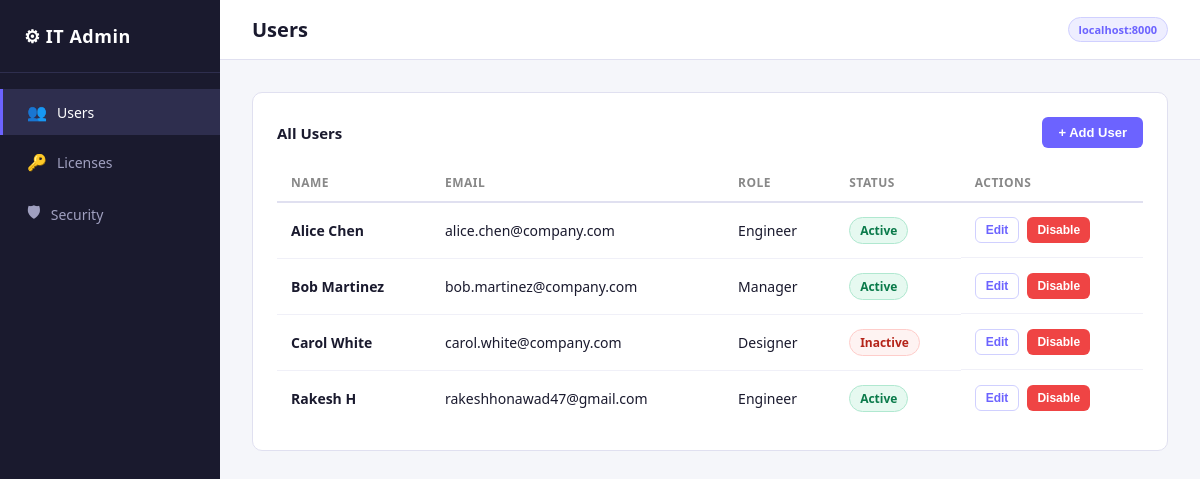
/users, run on an earlier commit of the app's database.
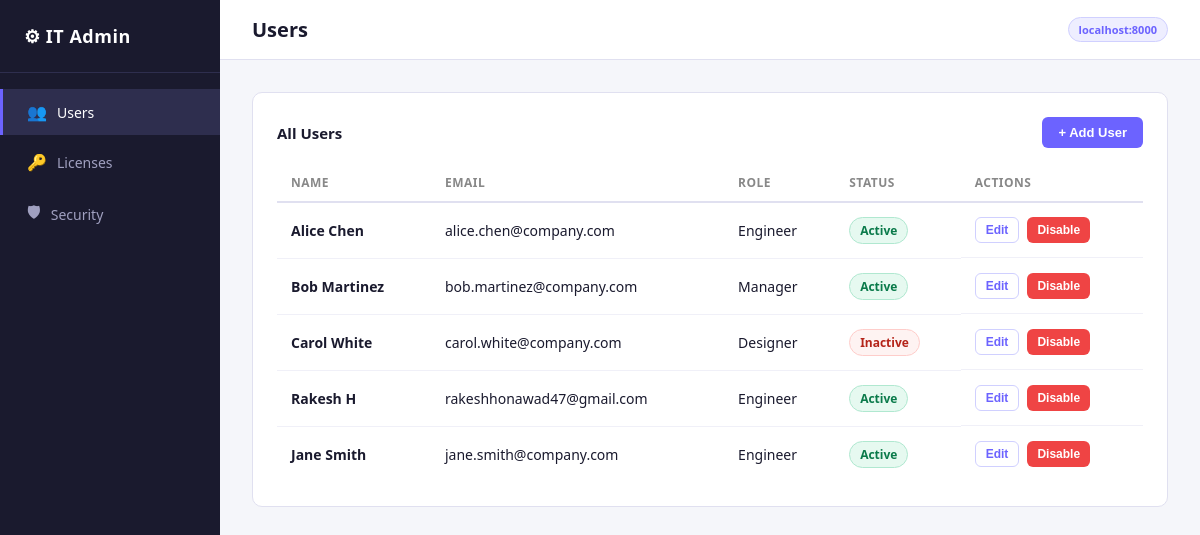
And on a later commit of the database.
### app/models.py (models this page shows)
class User(SQLModel, table=True):
    id: Optional[int] = Field(default=None, primary_key=True)
    name: str
    email: str
    role: str = "Engineer"
    status: str = "active"  # active | inactive | pending

### app/main.py (the view)
@app.get("/", response_class=HTMLResponse)
@app.get("/users", response_class=HTMLResponse)
async def users(request: Request, session: Session = Depends(get_session)):
    all_users = session.exec(select(User)).all()
    return templates.TemplateResponse("users.html", {"request": request, "users": all_users})

### app/templates/users.html (shortened to what this page needs)
{% extends "base.html" %}
{% set active = "users" %}
{% block page_title %}Users{% endblock %}
{% block content %}
<div class="card">
  <div style="display:flex; justify-content:space-between; align-items:center; margin-bottom:16px;">
    <span class="card-title" style="margin:0;">All Users</span>
    <button class="btn btn-primary" id="btn-add-user">+ Add User</button>
  </div>
  <table id="users-table">
    <thead>
      <tr>
        <th>Name</th>
        <th>Email</th>
        <th>Role</th>
        <th>Status</th>
        <th>Actions</th>
      </tr>
    </thead>
    <tbody>
      {% for user in users %}
      <tr data-user-id="{{ user.id }}">
        <td><strong>{{ user.name }}</strong></td>
        <td>{{ user.email }}</td>
        <td>{{ user.role }}</td>
        <td>
          {% if user.status == "active" %}
            <span class="badge badge-active">Active</span>
          {% elif user.status == "inactive" %}
            <span class="badge badge-inactive">Inactive</span>
          {% else %}
            <span class="badge badge-pending">Pending</span>
          {% endif %}
        </td>
        <td style="display:flex; gap:8px;">
          <button class="btn btn-ghost btn-sm">Edit</button>
          <button class="btn btn-danger btn-sm btn-disable" data-id="{{ user.id }}">Disable</button>
        </td>
      </tr>
      {% else %}
      <tr><td colspan="5" style="text-align:center; color:#aaa; padding:32px;">No users found.</td></tr>
      {% endfor %}
    </tbody>
  </table>
</div>
{% endblock %}

### app/templates/base.html (shortened to what this page needs)
<!DOCTYPE html>
<html lang="en">
<head>
</head>
<body>
  <aside class="sidebar">
    <div class="logo">⚙ IT Admin</div>
    <nav>
      <a href="/users"    class="{% if active == 'users'    %}active{% endif %}"><span class="icon">👥</span> Users</a>
      <a href="/licenses" class="{% if active == 'licenses' %}active{% endif %}"><span class="icon">🔑</span> Licenses</a>
      <a href="/security" class="{% if active == 'security' %}active{% endif %}"><span class="icon">🛡</span> Security</a>
    </nav>
  </aside>
  <div class="main">
    <div class="topbar">
      <h1>{% block page_title %}Dashboard{% endblock %}</h1>
      <span class="badge-env">localhost:8000</span>
    </div>
    <div class="content">
      {% block content %}{% endblock %}
    </div>
  </div>
</body>
</html>

### app/templates/base.html (style rules this page uses)
*, *::before, *::after { box-sizing: border-box; margin: 0; padding: 0; }
body { font-family: 'Segoe UI', system-ui, sans-serif; background: #f5f6fa; color: #1a1a2e; display: flex; min-height: 100vh; }
.sidebar { width: 220px; background: #1a1a2e; color: #fff; display: flex; flex-direction: column; padding: 24px 0; flex-shrink: 0; }
.sidebar .logo { font-size: 18px; font-weight: 700; padding: 0 24px 24px; border-bottom: 1px solid #2e2e4e; letter-spacing: 0.5px; }
.sidebar nav { margin-top: 16px; display: flex; flex-direction: column; gap: 4px; }
.sidebar nav a { display: flex; align-items: center; gap: 10px; padding: 12px 24px; color: #a0a0c0; text-decoration: none; font-size: 14px; font-weight: 500; border-left: 3px solid transparent; transition: all 0.15s; }
.sidebar nav a.active { background: #2e2e4e; color: #fff; border-left-color: #6c63ff; }
.sidebar nav a .icon { font-size: 16px; }
.main { flex: 1; display: flex; flex-direction: column; overflow: hidden; }
.topbar { background: #fff; border-bottom: 1px solid #e0e0f0; padding: 16px 32px; display: flex; align-items: center; justify-content: space-between; }
.topbar h1 { font-size: 20px; font-weight: 600; }
.topbar .badge-env { font-size: 11px; background: #eef; color: #6c63ff; padding: 4px 10px; border-radius: 20px; font-weight: 600; border: 1px solid #d0d0ff; }
.content { padding: 32px; flex: 1; overflow-y: auto; }
.card { background: #fff; border-radius: 10px; border: 1px solid #e0e0f0; padding: 24px; margin-bottom: 24px; }
.card-title { font-size: 15px; font-weight: 600; margin-bottom: 16px; color: #1a1a2e; }
table { width: 100%; border-collapse: collapse; font-size: 14px; }
th { text-align: left; padding: 10px 14px; font-size: 12px; font-weight: 600; text-transform: uppercase; letter-spacing: 0.5px; color: #888; border-bottom: 2px solid #e0e0f0; }
td { padding: 14px; border-bottom: 1px solid #f0f0f8; vertical-align: middle; }
tr:last-child td { border-bottom: none; }
.badge { display: inline-block; padding: 4px 10px; border-radius: 20px; font-size: 12px; font-weight: 600; }
.badge-active { background: #e6f9f0; color: #0a7a4a; border: 1px solid #b0e8d0; }
.badge-inactive { background: #fef3f2; color: #b42318; border: 1px solid #fecdca; }
.btn { display: inline-block; padding: 8px 16px; border-radius: 6px; font-size: 13px; font-weight: 600; cursor: pointer; border: none; transition: opacity 0.15s; }
.btn-primary { background: #6c63ff; color: #fff; }
.btn-danger { background: #ef4444; color: #fff; }
.btn-ghost { background: transparent; color: #6c63ff; border: 1px solid #d0d0ff; }
.btn-sm { padding: 5px 10px; font-size: 12px; }

What changed in the data, as far as the page shows it:
added User: name "Jane Smith", email "jane.smith@company.com", role "Engineer", status "Active"
